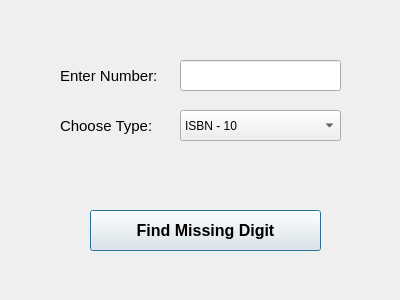
<?xml version="1.0" encoding="UTF-8"?>
<ui version="4.0">
 <class>dialog</class>
 <widget class="QDialog" name="dialog">
  <property name="geometry">
   <rect>
    <x>0</x>
    <y>0</y>
    <width>400</width>
    <height>300</height>
   </rect>
  </property>
  <property name="windowTitle">
   <string>Find Missing Digit</string>
  </property>
  <property name="windowIcon">
   <iconset resource="img.qrc">
    <normaloff>:/missingp.jpg</normaloff>:/missingp.jpg</iconset>
  </property>
  <widget class="QLineEdit" name="lineEditNum">
   <property name="geometry">
    <rect>
     <x>180</x>
     <y>60</y>
     <width>161</width>
     <height>31</height>
    </rect>
   </property>
  </widget>
  <widget class="QLabel" name="number_label">
   <property name="geometry">
    <rect>
     <x>60</x>
     <y>60</y>
     <width>101</width>
     <height>31</height>
    </rect>
   </property>
   <property name="font">
    <font>
     <pointsize>11</pointsize>
     <italic>false</italic>
    </font>
   </property>
   <property name="text">
    <string>Enter Number: </string>
   </property>
  </widget>
  <widget class="QLabel" name="type_label">
   <property name="geometry">
    <rect>
     <x>60</x>
     <y>110</y>
     <width>101</width>
     <height>31</height>
    </rect>
   </property>
   <property name="font">
    <font>
     <pointsize>11</pointsize>
    </font>
   </property>
   <property name="text">
    <string>Choose Type:</string>
   </property>
  </widget>
  <widget class="QComboBox" name="comboBoxType">
   <property name="geometry">
    <rect>
     <x>180</x>
     <y>110</y>
     <width>161</width>
     <height>31</height>
    </rect>
   </property>
   <item>
    <property name="text">
     <string>ISBN - 10</string>
    </property>
   </item>
   <item>
    <property name="text">
     <string>ISBN - 13</string>
    </property>
   </item>
   <item>
    <property name="text">
     <string>Local Visa/MasterCard</string>
    </property>
   </item>
   <item>
    <property name="text">
     <string>International Visa/MasterCard</string>
    </property>
   </item>
   <item>
    <property name="text">
     <string>Universal Product Code</string>
    </property>
   </item>
  </widget>
  <widget class="QLabel" name="info_label">
   <property name="geometry">
    <rect>
     <x>50</x>
     <y>170</y>
     <width>301</width>
     <height>31</height>
    </rect>
   </property>
   <property name="text">
    <string/>
   </property>
  </widget>
  <widget class="QPushButton" name="missingDigit">
   <property name="geometry">
    <rect>
     <x>90</x>
     <y>210</y>
     <width>231</width>
     <height>41</height>
    </rect>
   </property>
   <property name="font">
    <font>
     <pointsize>12</pointsize>
     <italic>false</italic>
     <bold>true</bold>
    </font>
   </property>
   <property name="text">
    <string>Find Missing Digit</string>
   </property>
  </widget>
 </widget>
 <resources>
  <include location="img.qrc"/>
 </resources>
 <connections/>
</ui>
